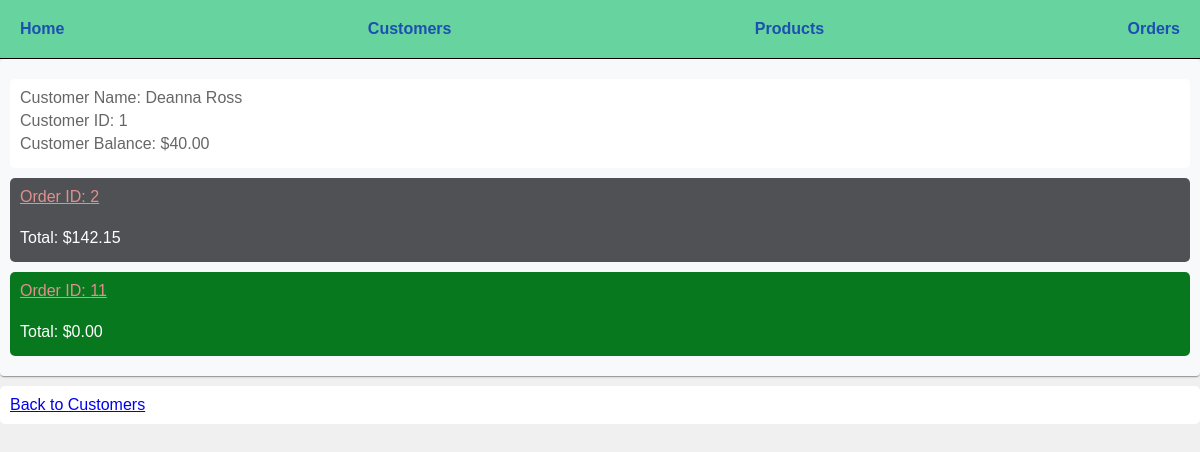
Page /customers/1 on the earlier database version.
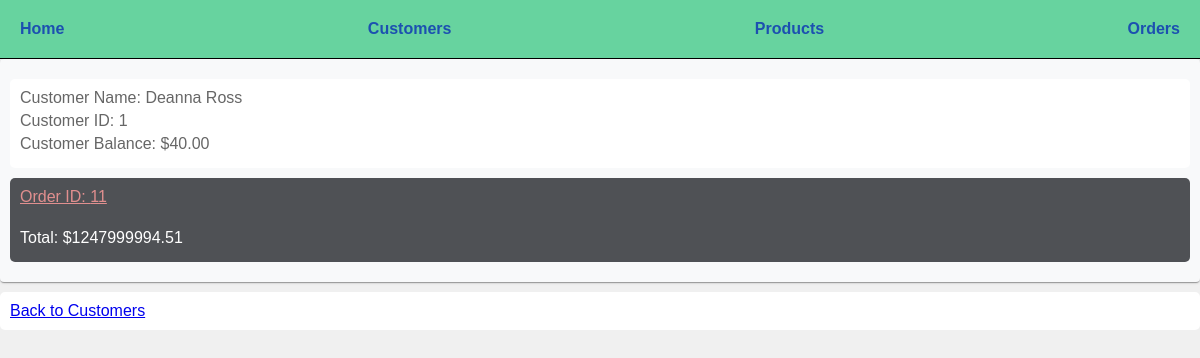
Same page on the later database version.
### models.py (models this page shows, shortened)
class Order(db.Model):
    id = mapped_column(Integer, nullable=False, primary_key=True)
    customer_id = mapped_column(Integer, ForeignKey(Customer.id), nullable=False)
    customer = relationship("Customer", back_populates="orders")#looks up related enttiy without having to do joins (adds customer_id to the Order table)
    total = mapped_column(Numeric(10,2), nullable=True) #nullable until order is processed by the store
    items = relationship("ProductOrder", back_populates="order", cascade='all, delete-orphan')
    created = mapped_column(DateTime, nullable=False, default=func.now())
    processed = mapped_column(DateTime, nullable=True, default=None)
    def calculate_total(self):
        return round(sum([item.product.price * item.quantity for item in self.items]), 2)

class Product(db.Model):
    id = mapped_column(Integer, primary_key=True)
    name = mapped_column(String(200), nullable=False, unique=True)
    price = mapped_column(Numeric(10,2), nullable=False)
    available = mapped_column(Integer, nullable=False, default=4) #number of products available
    orders = relationship("ProductOrder")

class ProductOrder(db.Model):
    id = mapped_column(Integer, nullable=False, primary_key=True)
    order_id = mapped_column(Integer, ForeignKey(Order.id), nullable=False)
    order = relationship("Order", back_populates="items")
    product_id = mapped_column(Integer, ForeignKey(Product.id), nullable=False)
    product = relationship("Product", back_populates="orders")
    quantity = mapped_column(Integer, nullable=False, default=0) #number of orders for this product

### routes/html.py (the view)
@html_bp.route("/customers/<int:customer_id>", methods=["GET"])
def customer_detail(customer_id):
    customer = db.get_or_404(Customer, customer_id) #does the same thing as line above, but also returns the 404 error if not found
    return render_template("customer_detail.html", customer=customer)

### templates/customer_detail.html
{% extends "base.html" %}
{% block content %}
<div>
    <p>
        <span>Customer Name: {{ customer.name }}</span>
        <span>Customer ID: {{ customer.id }}</span>
        <span>Customer Balance: ${{ customer.balance }}</span>
    </p>
        {% for order in customer.orders %}
            {% set classname = "pending" %}
            {% if order.processed %}
                {% set classname = "processed" %}
            {% endif %}
            <p class = "{{ classname }}">
                <a href="{{ url_for('html.order_detail', order_id=order.id) }}" class = "order"><span>Order ID: {{ order.id }}</span></a><br>
            <span>Total: ${{ order.calculate_total() }}</span>
            {% else %}
            <span>Total: $0.00</span>
            </p>
    {% endfor %}
</div>
<p><a href="{{ url_for('html.customers') }}">Back to Customers</a></p>
{% endblock %}

Differences in the rows shown:
no longer on this page (row edited): Order: id "2", calculate_total "142.15"
changed Order id 11: calculate_total "0.00" → "1247999994.51"
